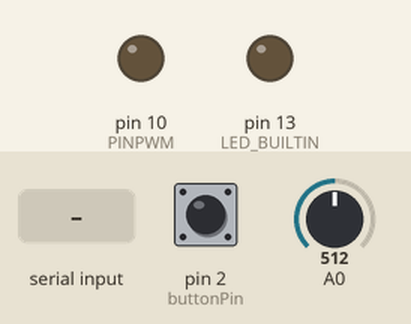
Bench run of a sketch on a simulated Arduino Uno, built with avr-gcc and run on an emulated ATmega328P. On the bench: output pins drawn as LEDs (lit = HIGH). The test bench sets the inputs (shaded band); at power-on: A0 = 512, pin 2 (buttonPin) HIGH. What the sketch prints to the serial monitor is not drawn.

Above: at 4.2 s.
4.3 s: "1\n" received over Serial
At 5.5 s:
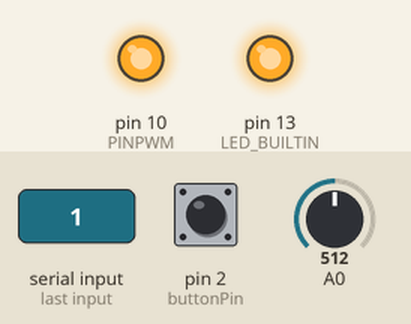
5.8 s: A0 set to 716
7.7 s: pin 2 (buttonPin) pulled LOW for 0.15 s
10.8 s: A0 set to 900
12.7 s: pin 2 (buttonPin) pulled LOW for 1 s
Timing chart, 0 to 15.7 s (numbered marks = the images above; inputs shaded):
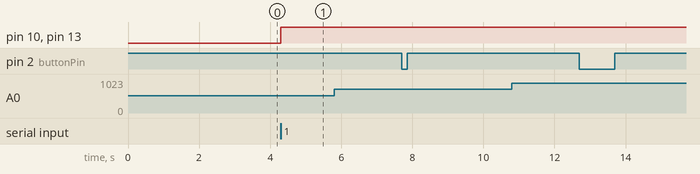

Measured:
- after the input at 4.3 s, pin 10 (PINPWM), pin 13 (LED_BUILTIN): LOW → HIGH at once

The sketch:

Controlador.ino
```cpp
//Version 9
//compatible con matlab


//Creamos un tipo llamado union para convertir facilmente de  float a byte (Se usa sobre el mismo registro)
typedef union{
  float number;
  uint8_t bytes[4];
} FLOATUNION_t;

//Declaracion de pines
const int PINPWM = 10; //Pin de salida PWM (D10)
const int buttonPin = 2;   // Pin digital 2 desginado para contar pulsos


//Variables holders para enviar datos
FLOATUNION_t speed;

volatile int pulseCount = 0; //Cuenta los pulsos (holder)
volatile unsigned long D = 0; //Variable de almacenamiento deprecated (usada para ver cuantas veces se lee el ADC por cada actualizacion de velocidad)

//Holder para recibir datos
float in;
int dutycicle = 0;
/*
Dado que el ADC es de 10 bits es nescesario
dividir en dos variables de 8 bits y concaternalos
externamente
*/
volatile uint8_t h1; //Parte "baja" del registro del ADC
volatile uint8_t h2; //Parte "alta" del regstro del ADC

FLOATUNION_t H1; //Parte "baja" del registro del ADC (guardada en tipo floatunion)
FLOATUNION_t H2; //Parte "alta" del regstro del ADC (guardada en tipo floatunion)

unsigned long currentMillis = millis();


// Variables del timer for pulse counting and resetting
unsigned long previousMillis = 0;
const unsigned long interval = 30; // 0.01 segundo

// Variables for the ADC reading timer
unsigned long adcPreviousMillis = 0;
const unsigned long adcInterval = 3; // 0.001 seconds


void setup() {
  analogWrite(PINPWM, 0);
  delay(3000); // Se realiza una espera de 3 segundos para asegurar recuperación de placa
  ADMUX = 0b01000000; // Voltaje de ref Vref externo, idealmente se debe estabilizar, resultado a la derecha, usamos el ADC0.
  ADCSRA = 0b11000011;
  Serial.begin(115200);
  DDRC &= ~_BV(PD0); // A0 como entrada analógica
  PORTC &= ~_BV(PD0); // A0 pulldown
  pinMode(buttonPin, INPUT_PULLUP); // D2 con pullup
  pinMode(PINPWM, OUTPUT); //Pin de salida PWM
  pinMode(LED_BUILTIN, OUTPUT);
  attachInterrupt(digitalPinToInterrupt(buttonPin), buttonInterrupt, FALLING);
  TCCR1B = TCCR1B & 0b11111000 | 0x01;//Timer 1 con division de timer al minimo /1
  //TCCR1B = TCCR1B & B11111000 | B00000101 ; //Ajuste frecuencia PWM aprox 31.59KHz

  // Initialize ADC reading timer
  // Set Timer2 prescaler to 64 for 0.01-second intervals
  TCCR2A = 0;
  TCCR2B = 0;
  TCNT2 = 0;
  TCCR2B |= (1 << CS22) | (1 << CS21);
  TIMSK2 |= (1 << TOIE2);// Enable Timer2 overflow interrupt
}

void loop() {
    if (Serial.available() > 0){
      in = ReadFromSerial();
  }
}

void buttonInterrupt() {
  pulseCount++;
}


ISR(TIMER2_OVF_vect) {
  //Esta funcion deberia llamarse cada 0.01 segundos
  //Lectura del ADC

  ADCSRA |= _BV(ADSC);
  while (bit_is_clear(ADCSRA, ADIF)) {
  }
  h1 = ADCL;
  h2 = ADCH & 0b00000011;
  H1.number = h1;
  H2.number = h2;
  //Actualizamos el ciclo de trabajo de la salida analogica
  dutycicle = map(in,0,255,0,255);
  if (dutycicle > 100) {
  digitalWrite(LED_BUILTIN, HIGH);
  }
  else {
  digitalWrite(LED_BUILTIN, LOW);
  }
  analogWrite(PINPWM, dutycicle);
  //Enviamos mediante serial los bits
  Serial.write("U");
  writeToSerial(H2);
  writeToSerial(H1);
  writeToSerial(speed);
  Serial.write("\n"); //Salto de linea (terminador)
  //D++;

  currentMillis = millis();
  if (currentMillis - previousMillis >= interval) {
    //Serial.print(" D: ");
    //Serial.println(D);
    //D = 0;
    speed.number = pulseCount;
    pulseCount = 0;
    previousMillis = currentMillis;
  }
}


//Funcion para imprimir FLOATUNION_t en el puerto serial
void writeToSerial(FLOATUNION_t data) {
  for (int i = 0; i < 4; i++) {
    Serial.write(data.bytes[i]);
  }
}

//Funcion para leer un FLOATUNION_t en el puerto serial
float ReadFromSerial() {
  FLOATUNION_t buf; // Creamos un buffer
  char receivedChar;
  int i = 0;

  while (true) {
    while (Serial.available() > 0) {
      receivedChar = Serial.read();
      if (receivedChar == '\n') {
        return buf.number;
      }
      buf.bytes[i] = receivedChar;
      i++;
      if (i >= 4) {
        break; // Evitar desbordamiento del buffer
      }
    }
  }
}

void clearSerialBuffer() {
  while (Serial.available() > 0) {
    char c = Serial.read(); // Leer y descartar los datos del puerto serie
  }
}
```
